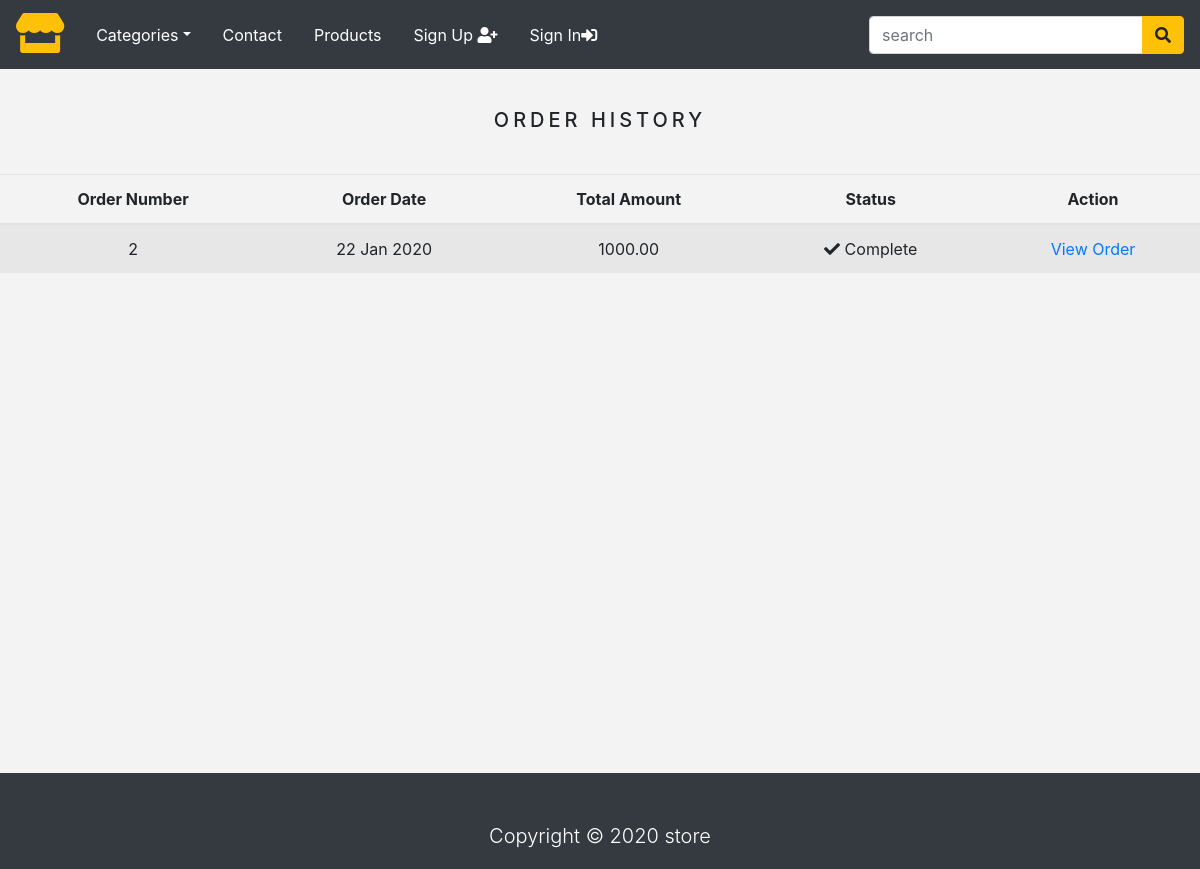
Screenshot of /order_history/ (signed in) with the database file from the repository.
### store/models.py (models this page shows)
class Order(models.Model):
    token = models.CharField(max_length=250, unique=True)
    total = models.DecimalField(max_digits=10, decimal_places=2, verbose_name='USD Order Total')
    emailAddress = models.EmailField(max_length=250, blank=True, verbose_name='Email Address')
    created = models.DateTimeField(auto_now_add=True)
    billingName = models.CharField(max_length=250, blank=True)
    billingAddress1 = models.CharField(max_length=250, blank=True)
    billingCity = models.CharField(max_length=250, blank=True)
    billingPostcode = models.CharField(max_length=250, blank=True)
    billingCountry = models.CharField(max_length=250, blank=True)
    shippingName = models.CharField(max_length=250, blank=True)
    shippingAddress1 = models.CharField(max_length=250, blank=True)
    shippingCity = models.CharField(max_length=250, blank=True)
    shippingPostcode= models.CharField(max_length=250, blank=True)
    shippingCountry = models.CharField(max_length=250, blank=True)
    class Meta:
        db_table = 'Order'
        ordering = ['-created']

### store/views.py (the view)
# urls.py: path('order_history/', views.orderHistory, name='order_history'),
@login_required(redirect_field_name='next', login_url='signin')
def orderHistory(request):
    if request.user.is_authenticated:
        email = str(request.user.email)
        order_details = Order.objects.filter(emailAddress=email)
        print(email)
        print(order_details)
    return render(request, 'orders_list.html', {'order_details': order_details})

### store/context_processors.py (called while the page is built)
def counter(request):
    item_count = 0
    if 'admin' in request.path:
        return {}
    else:
        try:
            cart = Cart.objects.filter(cart_id=_cart_id(request))
            cart_items = CartItem.objects.all().filter(cart=cart[:1])
            for cart_item in cart_items:
                item_count += cart_item.quantity
        except Cart.DoesNotExit:
            item_count = 0
    return dict(item_count=item_count)

def menu_links(request):
    links = Category.objects.all()
    return dict(links=links)

### store/models.py (called while the page is built)
    def get_url(self):
        return reverse('products_by_category', args=[self.slug])

### store/views.py (called while the page is built)
def _cart_id(request):
    cart = request.session.session_key
    if not cart:
        cart = request.session.create()
    return cart

### store/templates/orders_list.html (shortened to what this page needs)
{% extends 'base.html' %}
{% load static %}
{% block content %}
  <div class="text-center">
    <br>
    <h1 class="text-center product_title">
      Order History
    </h1>
    <br>
    {% if order_details %}
      <table class="table table-striped">
        <thead>
          <tr>
            <th>Order Number</th>
            <th>Order Date</th>
            <th>Total Amount</th>
            <th>Status</th>
            <th>Action</th>
          </tr>
        </thead>
        <tbody>
          {% for order in order_details %}
            <tr>
              <td>{{ order.id }}</td>
              <td>{{ order.created|date:"d M Y" }}</td>
              <td>{{ order.total }}</td>
              <td><i class="fas fa-check"></i>&nbsp;Complete</td>
              <td><a href="{% url 'order_detail' order.id %}">View Order</a></td>
            </tr>
          {% endfor %}
        </tbody>
      </table>
    {% else %}
      <p>You have not placed any orders yet.
        <br><br>
        <a href="{% url 'home' %}" class="btn btn-secondary">Continue shopping</a>
      </p>
    {% endif %}
  </div>
  <br><br>
{% endblock %}

### store/static/css/base.css (style rules this page uses)
body { background: #f3f3f3; }
.product_title { font-size: 20px; text-transform: uppercase; letter-spacing: .2em; padding-top: 15px; padding-bottom: 10px; }

### rows the page displays
Order: id "2", created "22 Jan 2020", total "1000.00"
